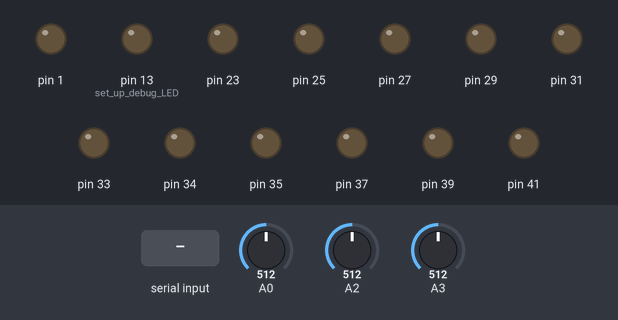
This sketch was run on a simulated Arduino Mega 2560, built with avr-gcc and run on an emulated ATmega2560. On the bench: output pins drawn as LEDs (lit = HIGH). Dashed ring = blinking. The inputs (shaded band) are chosen by the test bench; at power-on: A3 = 512, A0 = 512, A2 = 512.

Above: at 0.9 s.
1.0 s: "&" received over the second serial link
At 1.6 s:
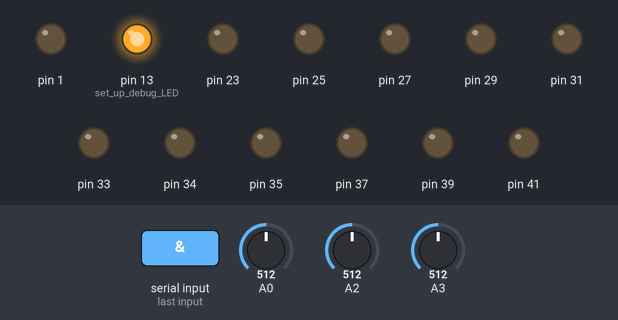
2.5 s: "90,45\n" received over the second serial link
At 2.8 s:
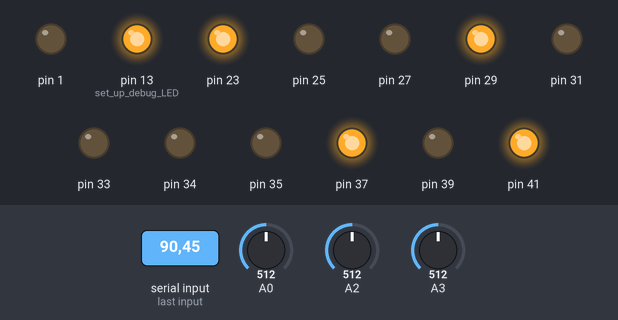
5.5 s: "30,150\n" received over the second serial link
At 8.1 s:
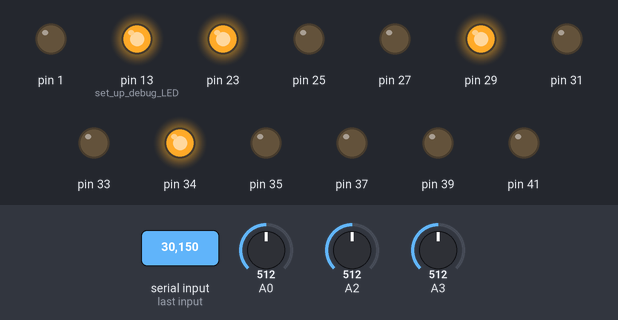
8.5 s: A3 set to 251
11.5 s: A3 set to 230
13.0 s: "1023\n" received over the second serial link
At 15.8 s:
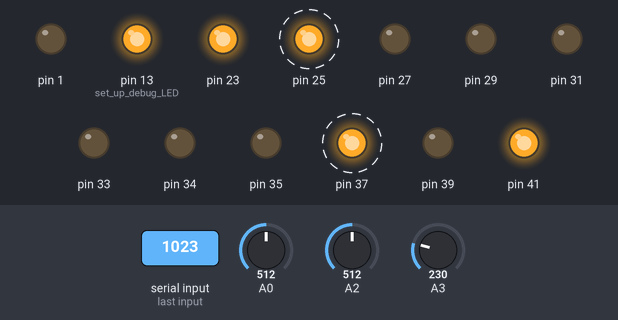
Timing chart, 0 to 18.5 s (numbered marks = the images above; inputs shaded):
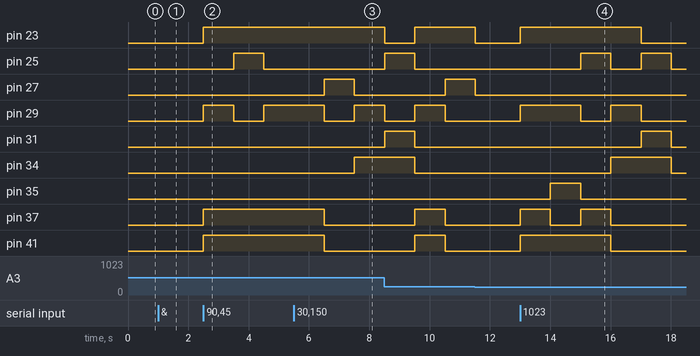

The sketch:

Buggy_Project.ino
```cpp
//created: 21/10/12
//author: Simon Rankine
//updated: 23/10/12

//#include "interrupt.h"
#include "rs232.h"
#include "Arduino.h"
#define Baud 9600//baud rate for PC RS232 communications

//define a serial port
boolean led = false;
RS232 link;

void setup(){
  initPins();
  //open serial link
  link.establish(Baud);
  //init interrupt flag
  //interrupts::interrupted = false;
  analogReference(EXTERNAL);
}

void initPins(){
	//setup arduino pins
	pinMode(13, OUTPUT);//set up debug LED
	pinMode(0,INPUT);
	pinMode(1,OUTPUT);
	pinMode(23,OUTPUT);
	pinMode(25,OUTPUT);
	pinMode(27,OUTPUT);
	pinMode(29,OUTPUT);
	pinMode(31,OUTPUT);
	pinMode(33,OUTPUT);
	pinMode(34,OUTPUT);
	pinMode(35,OUTPUT);
	pinMode(37,OUTPUT);
	pinMode(39,OUTPUT);
	pinMode(41,OUTPUT);
	pinMode(A0,INPUT);
	pinMode(A1,INPUT);
	pinMode(A2,INPUT);
	pinMode(A3,INPUT);
	pinMode(A4,INPUT);
}

void loop(){
  link.listen();
}
```

circuit.cpp
```cpp
//created: 05/11/12
//author: Simon Rankine
//updated: 03/01/13

#include "circuit.h"
#include "Arduino.h"
#include "StopWatch.h"
#include <math.h>
const float E = 2.71828182846;
const int CALIB_R_HIGH = 988;
const int CALIB_R_LOW = 101;

bool circuit::regulator(float * port2, bool front){
	if(front){
		DC(3);
		ground(1);
	}else{
		DC(1);
		ground(3);
	}
	*port2 = readVoltage(2);
	return true;
}

bool circuit::divider(int * R1,int * R2, bool front){
	disengauge();
	if(front){
		*R1 = toR24(readR(3,2));
		disengauge();
		*R2 = toR24(readR(1,2));
		disengauge();
	}else{
		*R2 = toR24(readR(1,2));
		disengauge();
		*R1 = toR24(readR(3,2));
		disengauge();
	}

	return true;
}
bool circuit::delta(int * R2, int * R3, bool front){
	int R12, R23,c;
	float top,bottom,v1,v2;
	v1= 0;
	v2 = 0;
	disengauge();
	if(front){
		//set up relays for Ra
		disengauge();
		fiveV(3);
		ground(2);
		highZ(1);
		delay(500);
		//read Ra voltage
		for(c = 0; c < 5 ; c++){
			v1 += readVoltage(1);
			delay(100);
		}
		v1 = (float)v1/5;
		//calculate Ra
		*R2 = (5*1000-v1*1000)/v1;
		disengauge();
		//set up relatys for Rb
		fiveV(1);
		ground(3);
		highZ(2);
		delay(500);
		//read Rb voltage
		for(c = 0; c < 5 ; c++){
			v2 += readVoltage(2);
			delay(100);
		}
		//calculte
		v2 = (float)v2/5;
		//round and return
		*R3 = (1000*v2)/(5-v2);
		*R2 = toR24(*R2);
		*R3 = toR24(*R3);
		disengauge();
	}else{
		//set up relays for Ra
		disengauge();
		fiveV(1);
		ground(2);
		highZ(3);
		delay(500);
		//read Ra voltage
		for(c = 0; c < 5 ; c++){
			v1 += readVoltage(3);
			delay(100);
		}
		v1 = (float)v1/5;
		//calculate Ra
		*R2 = (5*1000-v1*1000)/v1;
		disengauge();
		//set up relatys for Rb
		fiveV(3);
		ground(1);
		highZ(2);
		delay(500);
		//read Rb voltage
		for(c = 0; c < 5 ; c++){
			v2 += readVoltage(2);
			delay(100);
		}
		//calculte
		v2 = (float)v2/5;
		//round and return
		*R3 = (1000*v2)/(5-v2);
		*R2 = toR24(*R2);
		*R3 = toR24(*R3);
		disengauge();
	}
	return true;
}

bool circuit::star(int * R1, int * R2, bool front){
	disengauge();
	int R;
	if(front){
		*R1 = readR(1,2);
		*R1 = toR24(*R1-1200);
		disengauge();
		*R2 = readR(3,2);
		*R2 = toR24(*R2-1200);
		disengauge();
	}else{
		*R1 = readR(3,2);
		*R1 = toR24(*R1 - 1200);
		disengauge();
		*R2 = readR(1,2);
		*R2 = toR24(*R2 - 1200);
		disengauge();
	}
	return true;
}
bool circuit::highPass(int * R1, float * C1, int * corner, bool front){
	float test;
	disengauge();
	if(front){
		*R1 = readR(3,2);
		disengauge();
		*C1 = readC(1,2);
		*corner = ((float)1/(float)(2 * PI * *R1 * *C1))*1000000000;
		disengauge();
	}else{
		*R1 = readR(1,2);
		disengauge();
		*C1 = readC(3,2);
		*corner = ((float)1/(float)(2 * PI * *R1 * *C1))*1000000000;
		disengauge();
	}
	*R1 = toR24(*R1);
	*C1 = toC12(*C1);
	return true;
}
bool circuit::lowPass(int * R1, float * C1, int * corner, bool front){
	disengauge();
	if(front){
		*R1 = readR(1,3);
		disengauge();
		*C1 = readC(3,2);
		*corner = ((float)1/(float)(2 * PI * *R1 * *C1))*1000000000;
		disengauge();
	}else{
		*R1 = readR(3,1);
		disengauge();
		*C1 = readC(1,2);
		*corner = ((float)1/(float)(2 * PI * *R1 * *C1))*1000000000;
		disengauge();
	}
	*R1 = toR24(*R1);
	*C1 = toC12(*C1);
	return true;
}
bool circuit::bandPass(int * R1, float * C1, int * resonance, bool front){
	float test;
	disengauge();
	if(front){
		*C1 = readC(1,2);
		disengauge();
		*R1 = readR(3,2);
		disengauge();
	}else{
		*C1 = readC(3,2);
		disengauge();
		*R1 = readR(1,2);
		disengauge();
	}
	test = (float)((float)1000/(float)(2 * PI * sqrt(*C1)));
	Serial1.print(test);
	*resonance = test;
	*R1 = toR24(*R1);
	//*C1 = toC12(*C1);
	return true;
}
bool circuit::testFunction(int *a, int *b, int *c, int *d){
	/*
     *This function operates in the same way
	 *as the ca functions, but instead of
	 *being specialised to one circuit it can
	 *be used for a wide range of testing purposes
	*/
	analogReference(DEFAULT);
	*a = readR(3,2);
	*b = readVoltage(3);
	*c = 0;
	*d = 0;
	return true;
}

bool circuit::disengauge(){
	/*
	 * This function disables all relays
	 * and should be used after every operation
	 * to ensure that relays are not accidentally
	 * left open at the start of the next operation.
	 * Faliure to use this function may result in
	 * a short circuit!
	*/
	//disable all three output pin connectors
	highZ(1);
	highZ(2);
	highZ(3);
	//disconnect all ca components
	digitalWrite(33,LOW);
	digitalWrite(34,LOW);
	digitalWrite(35,LOW);
	digitalWrite(37,LOW);
	digitalWrite(39,LOW);
	digitalWrite(41,LOW);
}
float circuit::readR(int Rpin,int Gpin,bool noZ,bool low){
	float Vout = 0;
	int c;
	int Zpin = 6 - Rpin - Gpin;
	if(low){
		lowR(Rpin);
	}else{
		highR(Rpin);
	}
	ground(Gpin);
	if(noZ){
		ground(Zpin);
	}else{
		highZ(Zpin);
	}
	digitalWrite(41,HIGH);//enable A1 relay
	delay(500);
	for(c = 0; c < 5 ; c++){
		Vout += readVoltage(Rpin);
		delay(100);
	}
	Vout = (float)Vout/5;
	//Vout = readVoltage(Rpin);
	if (Vout == 1023){
		return 0;
	}
	if(low){
		float myR1 = (((float)CALIB_R_LOW*(float)5)/(5-Vout))-(float)CALIB_R_LOW;
		return myR1;
	}else{
		float myR1 = (((float)CALIB_R_HIGH*(float)5)/(5-Vout))-(float)CALIB_R_HIGH;
		if(myR1 < 300){
			return readR(Rpin,Gpin,noZ,true);
		}
		return myR1;
	}

}
float circuit::readC(int Rpin,int Gpin){
	int Zpin = 6 - Rpin - Gpin;
	//discharge capacitor
	highZ(Zpin);
	ground(Gpin);
	ground(Rpin);
	delay(1000);
	float threshold = 5 / E;
	StopWatch timer(StopWatch::MICROS);
	capR(Rpin);
	timer.start();
	float v = readVoltage(Rpin);
	while(v < threshold){
		v = readVoltage(Rpin);
		//wait for capcitor to charge
	}
	timer.stop();
	float time = timer.elapsed();
	return time/1000;
}
float circuit::readVoltage(int pin){
	if(pin == 2){
		return ((float)5*analogRead(A0))/(float)1023;
	}else if(pin == 1){
		return ((float)5*analogRead(A2))/(float)1023;
	}else{
		return ((float)5*analogRead(A3))/(float)1023;
	}
}
void circuit::caCon(int pin){
	if(pin == 1){
		digitalWrite(27,LOW);//p1 gnd
		digitalWrite(29,LOW);//p3 ca
		digitalWrite(25,HIGH);//p1 ca
	}else if(pin ==3){
		digitalWrite(31,LOW);//p3 gnd
		digitalWrite(25,LOW);//p1 ca
		digitalWrite(29,HIGH);//p3 ca
	}
}
void circuit::highR(int pin){
	if(pin == 1 || pin == 3){
		caCon(pin);
		digitalWrite(35,LOW);//low R
		digitalWrite(39,LOW);//freq
		digitalWrite(33,LOW);//10v
		digitalWrite(34,LOW);//5v
		digitalWrite(37,HIGH);//high R
	}
}
void circuit::lowR(int pin){
	if(pin == 1 || pin == 3){
		caCon(pin);
		digitalWrite(37,LOW);//high R
		digitalWrite(39,LOW);//freq
		digitalWrite(33,LOW);//10v
		digitalWrite(34,LOW);//5v
		digitalWrite(35,HIGH);//low R
	}
}
void circuit::DC(int pin){
	if(pin == 1 || pin == 3){
		caCon(pin);
		digitalWrite(35,LOW);//low R
		digitalWrite(37,LOW);//high R
		digitalWrite(39,LOW);//freq
		digitalWrite(34,LOW);//5v
		digitalWrite(33,HIGH);//10v
	}
}
void circuit::fiveV(int pin){
	if(pin == 1 || pin == 3){
		caCon(pin);
		digitalWrite(35,LOW);//low R
		digitalWrite(39,LOW);//freq
		digitalWrite(33,LOW);//10v
		digitalWrite(34,HIGH);//5v
		digitalWrite(37,LOW);//high R
	}
}
void circuit::capR(int pin){
	if(pin == 1 || pin == 3){
		caCon(pin);
		digitalWrite(35,LOW);//low R
		digitalWrite(37,LOW);//high R
		digitalWrite(33,LOW);//10v
		digitalWrite(34,LOW);//5v
		digitalWrite(39,HIGH);//freq
	}
}
void circuit::ground(int pin){
	if(pin == 1){
		digitalWrite(25,LOW);//p1 ca
		digitalWrite(27,HIGH);//p1 gnd
	}else if(pin == 2){
		digitalWrite(23,HIGH);//p2 gnd
	}else if(pin == 3){
		digitalWrite(29,LOW);//p3 ca
		digitalWrite(31,HIGH);//p3 gnd
	}
}
void circuit::highZ(int pin){
	if(pin == 1){
		digitalWrite(25,LOW);//p1 ca
		digitalWrite(27,LOW);//p1 gnd
	}else if(pin == 2){
		digitalWrite(23,LOW);//p2 gnd
	}else if(pin == 3){
		digitalWrite(29,LOW);//p3 ca
		digitalWrite(31,LOW);//p3 gnd
	}
}

int circuit::toR24(int R){

	//E24 Resistor series
	float E24[] = {
	20,22,24,27,30,33,36,39,43,47,51,56,62,68,75,82,91,100,
	110,120,130,150,160,180,200,220,240,270,300,330,360,
	390,430,470,510,560,620,680,750,820,910,1000,1100,1200,
	1300,1500,1600,1800,2000,2200,2400,2700,3000};

	return conform(R,E24,3000);
}
float circuit::toC12(int C){
	//E12 Capacitor series
	float E12[] = {3.3,3.9,4.7,5.6,6.8,8.2,10,12,15,18,22,27,33,39,
		47,56,68,82,91,100,110};

	return conform(C,E12,110);
}
float circuit::conform(int Z, float E[],int max){
	bool flag = false;
	int count = 0;

	while(true){
		if(Z<E[0]){
			return E[0];
		}else if(Z > max){
			return max;
		}else if(Z > E[count]){//not found value yet, keep going
			count ++;
		}else if(Z == E[count]){//value fits perfectly
			return E[count];
		}else if(E[count] == max){//end of run, 3k or larger
			return E[count];
		}else{//between two values
			if(count == 0){
				return E[0];
			}
			int a = E[count] - Z;
			int b = Z - E[count-1];
			if(a < b){
				return E[count];
			}else{
				return E[count-1];
			}
		}
	}
}
```

circuit.h
```cpp
//created: 05/11/12
//author: Simon Rankine
//updated: 03/01/13

class circuit{
	public:
		static bool regulator(float * port2, bool front);
		static bool divider(int * R1,int * R2, bool front);
		static bool delta(int * R2, int * R3, bool front);
		static bool star(int * R1, int * R2, bool front);
		static bool highPass(int * R1, float * C1, int * corner, bool front);
		static bool lowPass(int * R1, float * C1, int * corner, bool front);
		static bool bandPass(int * R1, float * C1, int * resonance, bool front);
		static bool testFunction(int *a, int *b, int *c, int *d);
		static bool disengauge();
	private:
		static float readR(int Rpin, int Gpin, bool noZ = false, bool low = false);
		static float readC(int Rpin, int Gpin);
		static float readVoltage(int pin);
		static void caCon(int pin);
		static void DC(int pin);
		static void fiveV(int pin);
		static void capR(int pin);
		static void ground(int pin);
		static void highR(int pin);
		static void lowR(int pin);
		static void highZ(int pin);
		static int	toR24(int R);
		static float	toC12(int C);
		static float	conform(int Z, float E[], int max);
};
```

error.cpp
```cpp
//created: 30/10/12
//author: Simon Rankine
//updated: 05/11/12

#include "error.h"

bool error::speak = false;

void error::set(int code){
	String message;
	if(!speak){
		message = "E";
		message += code;
		printer(message);
	}else{
		message = "E";
		message += code;
		message += ": ";
		message += lookup(code);
		printer(message);
	}
}

void error::verbose(bool ver){
	speak = ver;
}

void error::message(String mes){
	if(speak){
		printer(mes);
	}
}

void error::printer(String message){
	Serial1.print(message);
}

String error::lookup(int code){
	switch(code){
	case 1:
		//Example error
		return "This is a test error\n";
		break;
	case 2:
		//invalid command
		return "Un-known command recieved\n";
	case 3:
		//motor function failure
		return "Motor function failed";
	case 4:
		//expected a numeric charector
		return "Expected a numeric char";

	default:
		return "Un-known error code\n";
		break;
	}
	return "";//should never reach here...
}
```

error.h
```cpp
//created: 30/10/12
//author: Simon Rankine
//updated: 05/11/12

#include "Arduino.h"

class error{
public:
	static void set(int code);
	static void message(String mes);
	static void verbose(bool ver);
private:
	static bool speak;
	static String lookup(int code);
	static void printer(String message);
};
```

interrupts.cpp
```cpp
//created: 23/10/12
//author: Simon Rankine
//updated: 23/10/12

#include "Arduino.h"
#include "interrupts.h"

void interrupts::rs232Interrupt(){
	//interrupts.interrupted = true;

}
```

interrupts.h
```cpp
//created: 23/10/12
//author: Simon Rankine
//updated: 23/10/12

#include "Arduino.h"
#include "rs232.h"

class interrupts{
public:
	static bool interrupted;
	static void rs232Interrupt();
};
```

motor.cpp
```cpp
//created: 23/10/12
//author: Simon Rankine
//updated: 30/10/12

#include "Arduino.h"
#include "motor.h"


motor::motor(){
  //this->comms = serial;
}

boolean motor::forwards(int step){
	analogWrite(2,127);
 return true;
}

boolean motor::backwards(int step){
  return true;
}

boolean motor::clockwise(){
  return true;
}

boolean motor::anticlockwise(){
  return true;
}

boolean motor::run(){
  return true;
}

boolean motor::runBack(){
  return true;
}

boolean motor::stop(){
	analogWrite(2,0);
  return true;
}
```

motor.h
```cpp
#include "Arduino.h"


class motor{
  public:
   motor();
   boolean forwards(int steps = 1);
   boolean backwards(int steps = 1);
   boolean clockwise();
   boolean anticlockwise();
   boolean run();
   boolean runBack();
   boolean stop();
  private:
	//RS232 comms;
};
```

rs232.cpp
```cpp
//created: 23/10/12
//author: Simon Rankine
//updated: 22/11/12

#include "rs232.h"
#include "stdio.h"
#include "stdlib.h"
#include "ctype.h"
#include "error.h"
#include "string.h"
#include "circuit.h"

RS232::RS232(){

}

void RS232::establish(int pcBaud){
	//attempts to establish RS232 communication
	established=false;
	Serial1.begin(pcBaud);//establish serial link using defined baud rate
	char c;
	while(c != '&'){
		//wait for dummy serial establishment charector
		c = Serial1.read();
	}
	established = true;
	//trun on debug LED
	digitalWrite(13,HIGH);
	//send acknoledgement of connection
	Serial1.print('&');
}

void RS232::listen(){
	if(Serial1.available() > 0){//check for new serial data
		char c = Serial1.read();//read in serial data
		int R1,R2,R3,resonance,corner;
		float C1;
		String message;
		//decide what to do
		switch(c){
		case 'F':
			call(&motor::forwards,go,c);
			break;
		case 'B':
			call(&motor::backwards,go,c);
			break;
		case 'A':
			call(&motor::anticlockwise,go,c);
			break;
		case 'C':
			call(&motor::clockwise,go,c);
			break;
		case 'S':
			call(&motor::stop,go,c);
			break;
		case '&':
			Serial1.print("&");
			break;
		case 'f':
			call(&motor::run,go,c);
			break;
		case 'b':
			call(&motor::runBack,go,c);
			break;
		case 'v':
			error::verbose(true);
			break;
		case 'q':
			error::verbose(false);
			break;
		case '1':
			float port2;
			circuit::regulator(&port2,true);
			message = "V=";
			char str[10];
			dtostrf(port2,2,3,str);
			message += str;
			Serial1.print(message);
			break;
		case '2':
			circuit::divider(&R1,&R2,true);
			message = "R1=";
			message += R1;
			message += " R2=";
			message += R2;
			Serial1.print(message);
			break;
		case '3':
			circuit::delta(&R2,&R3,true);
			message = "R2=";
			message += R2;
			message += " R3=";
			message += R3;
			Serial1.print(message);
			break;
		case '4':
			circuit::star(&R1,&R2,true);
			message = "R1=";
			message += R1;
			message += " R2=";
			message += R2;
			Serial1.print(message);
			break;
		case '5':
			circuit::highPass(&R1,&C1,&corner,true);
			Serial1.print("R1=");
			Serial1.print(R1);
			Serial1.print(" C1=");
			Serial1.print(C1);
			Serial1.print("nF Corner=");
			Serial1.print(corner);
			Serial1.print("Hz");
			break;
		case '6':
			circuit::lowPass(&R1,&C1,&corner,true);
			Serial1.print("R1=");
			Serial1.print(R1);
			Serial1.print(" C1=");
			Serial1.print(C1);
			Serial1.print("nF Corner=");
			Serial1.print(corner);
			Serial1.print("Hz");
			break;
		case '7':
			circuit::bandPass(&R1,&C1,&resonance,true);
			Serial1.print("R1=");
			Serial1.print(R1);
			Serial1.print(" C1=");
			Serial1.print(C1);
			Serial1.print("nF Resonance=");
			Serial1.print(resonance);
			Serial1.print("kHz");
			break;
		case '8':
			circuit::disengauge();
			Serial1.print("#");
			break;
		case '9':
			int R1, R2, R3, R4;
			circuit::testFunction(&R1,&R2,&R3,&R4);
			Serial1.print(R1);
			Serial1.print(" ");
			Serial1.print(R2);
			break;
		default:
			error::set(2);
			break;
		}
	}
}

void RS232::call(boolean(motor::*member)(),motor go,char c){
	//handles motor functions with no steps
	Serial1.print("#");//acknoledge command
	Serial1.print(c);
	if((go.*member)()){//check for successful completion
		Serial1.print("*");//success
	}else{
		error::set(3);
	}
}

void RS232::call(boolean(motor::*member)(int steps),motor go,char c){
	char d;
	delay(100);
	if(Serial1.available() == 2){//check for xx numbers after command
		d = Serial1.read();//read in first digit
		if(isdigit(d)){//check is a valid digit
			int steps = atoi(&d) * 10;
			d = Serial1.read();//read in second digit
			if(isdigit(d)){
				steps = steps + atoi(&d);
				Serial1.print("#");
				Serial1.print(c);
				Serial1.print(steps);
				if((go.*member)(steps)){
					Serial1.print("*");
				}else{
					error::set(3);
				}
			}else{
				error::set(4);
			}
		}else{
			error::set(4);
		}
	}else if(Serial1.available() == 0){//individual command (i.e one step)
		Serial1.print("#");
		if((go.*member)(1)){
			Serial1.print(c);
			Serial1.print("*");
		}else{
			error::set(3);
		}
	}else{//invalid number of charectors
		Serial1.print("E");
		Serial1.flush();
	}
}
```

rs232.h
```cpp
//created: 23/10/12
//author: Simon Rankine
//updated: 30/10/12

#include "Arduino.h"
#include "motor.h"

class RS232{
   public:
     RS232();
     void listen();
     void establish(int pcBaud);
   private:
    boolean established;
    void call(boolean (motor::*member)(),motor,char c = ' ');
	void call(boolean(motor::*member)(int steps),motor go,char c = ' ');
    motor go;
};
```

Measured:
- after the input at 1.0 s, pin 13 (set_up_debug_LED): LOW → HIGH at once
- after the input at 2.5 s, pin 23, pin 37, pin 41: LOW → HIGH at once; pin 25: LOW → HIGH after 1.0 s, → LOW 1.0 s later; pin 29: LOW → HIGH at once, → LOW 1.0 s later, → HIGH 1.0 s later
- after the input at 5.5 s, pin 23: stays HIGH (without the input it goes to LOW after 2.0 s); pin 34: LOW → HIGH after 2.0 s
- after the input at 13.0 s, pin 23: LOW → HIGH at once, → LOW 4.0 s later; pin 25: alternates HIGH for 1.0 s and LOW for 1.0 s, starting after 2.0 s; pin 29: LOW → HIGH at once, → LOW 2.0 s later, → HIGH 1.0 s later, → LOW 1.0 s later; pin 31: LOW → HIGH after 4.0 s, → LOW 1.0 s later; pin 34: LOW → HIGH after 3.0 s, → LOW 2.0 s later
